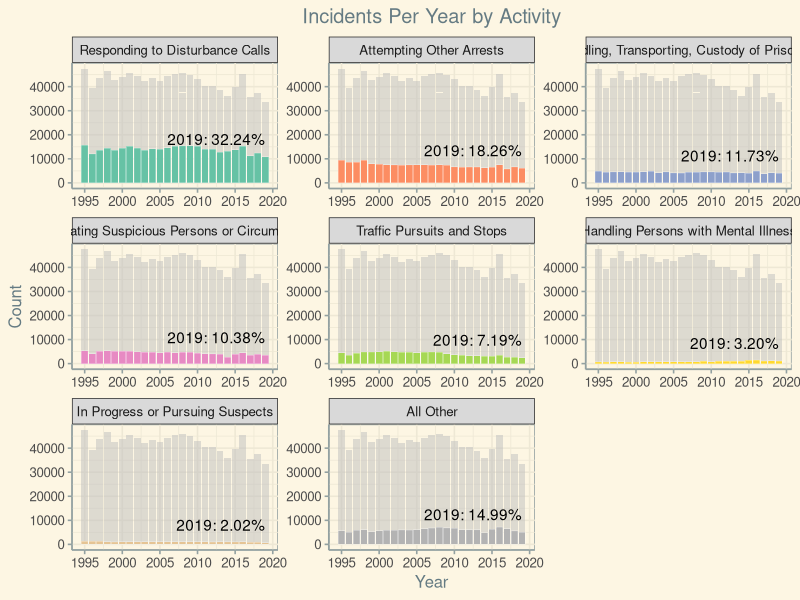
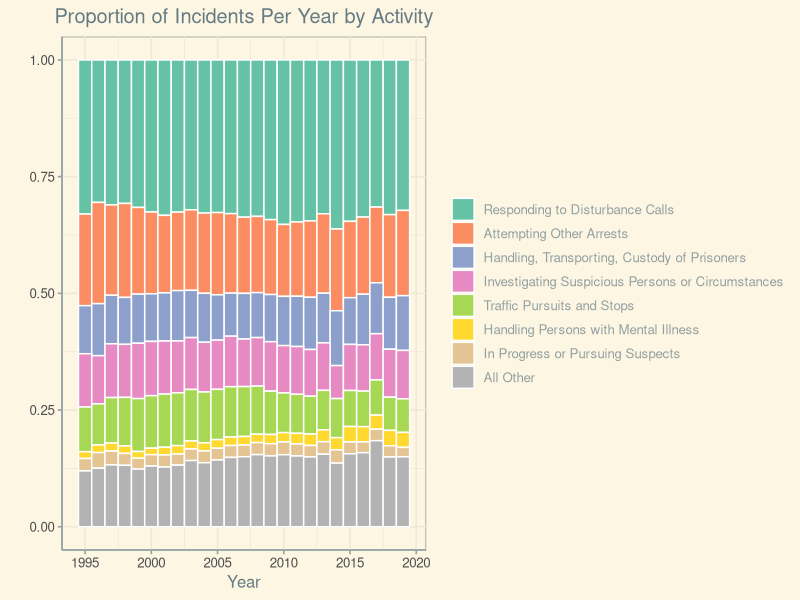
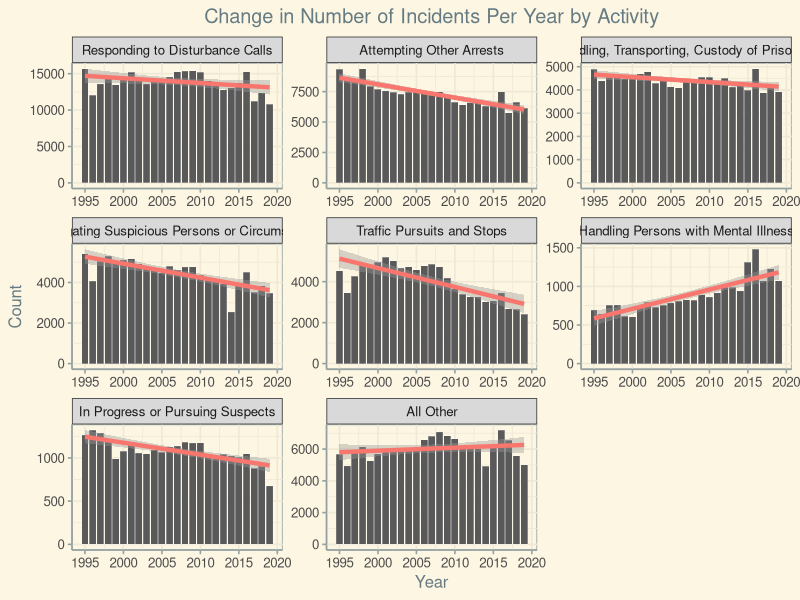
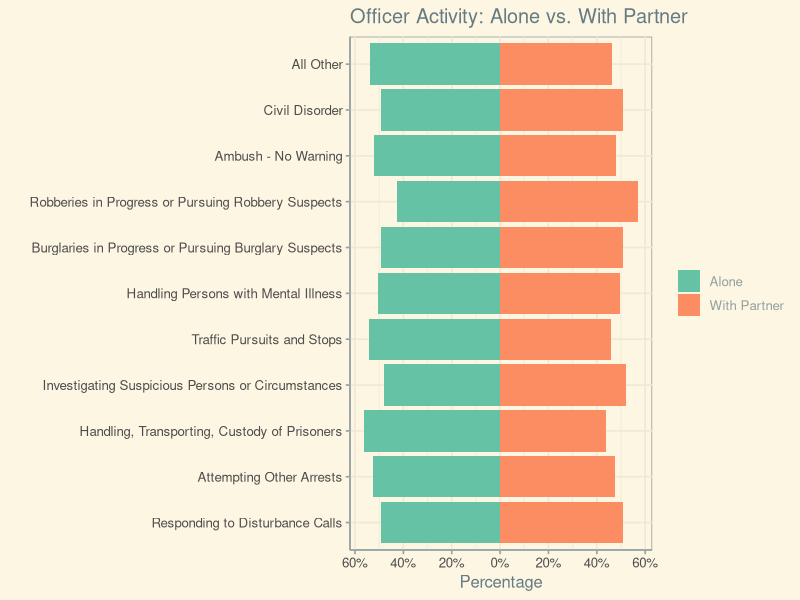
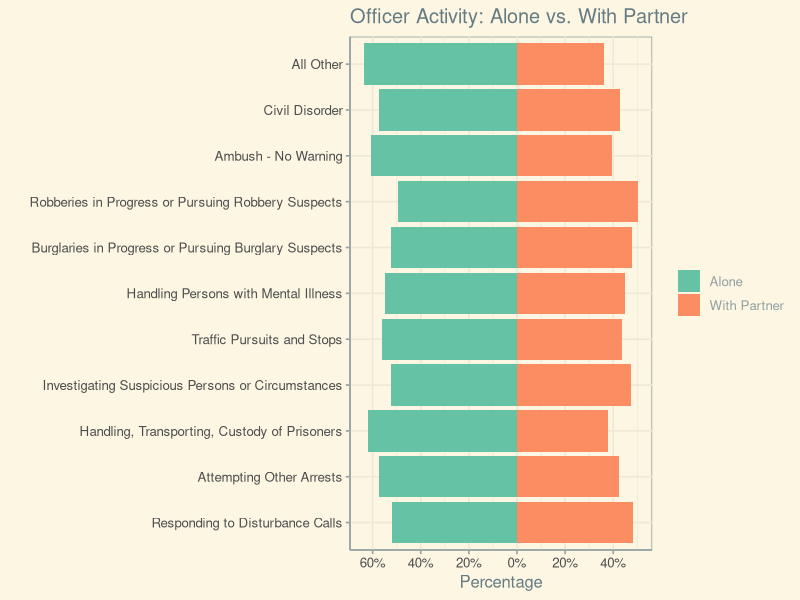
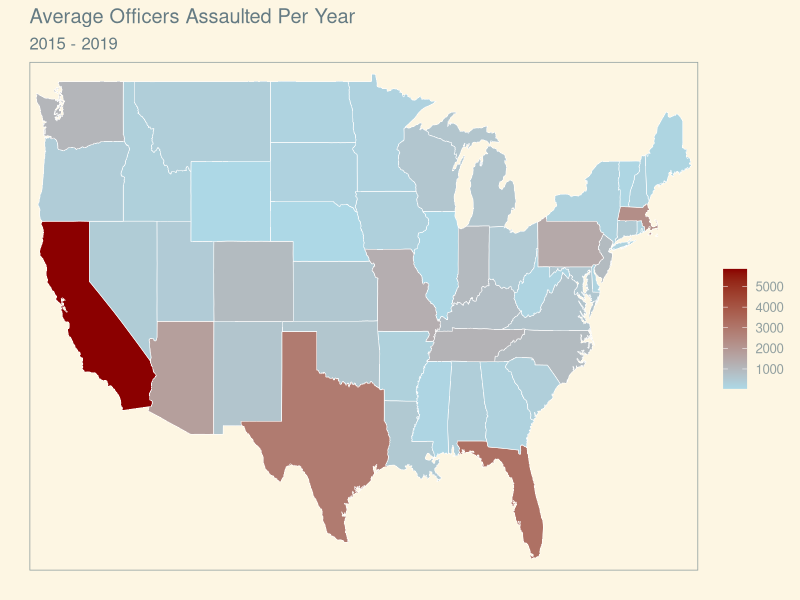

These charts were generated, in order, by the following R code:
# Set Working Directory ---------------------------------------------------
setwd("C:/data/Final_Project")

# Options -----------------------------------------------------------------
options(warn=-1)

# Libraries ---------------------------------------------------------------
library(tidyverse)
library(RColorBrewer)
library(ggthemes)
library(maps)



# Load Data ---------------------------------------------------------------
### Source: https://github.com/mfalling/LEOKA-Final-Project/tree/main/output

df1.Act_Yr <- read.csv("percentageActivitiesByYear.csv", na.strings = "")
df2.Act_Ratio <- read.csv("activitiesWithRatios.csv", na.strings = "")
df3.Aslt_St_Yr <- read.csv("AssaultsByStateAndYear.csv", na.strings = "")
df4.Aslt_Reg <- read.csv("totalAssaultsByRegion.csv", na.strings = "")
df5.Aslt_Reg_Yr <- read.csv("totalAssaultsByRegionAndYear.csv", na.strings = "")
df6.Aslt_Yr <- read.csv("totalAssaultsByYear.csv", na.strings = "")


# Prepare Data --------------------------------------------------------------

### df1.Act_Yr ###
# Combine Burglaries and Robberies into one group
df1.Act_Yr$ACTIVITY_NAME <- gsub("Burglaries i", "I", df1.Act_Yr$ACTIVITY_NAME)
df1.Act_Yr$ACTIVITY_NAME <- gsub("Robberies i", "I", df1.Act_Yr$ACTIVITY_NAME)
df1.Act_Yr$ACTIVITY_NAME <- gsub("Burglary ", "", df1.Act_Yr$ACTIVITY_NAME)
df1.Act_Yr$ACTIVITY_NAME <- gsub("Robbery ", "", df1.Act_Yr$ACTIVITY_NAME)

# Combine Ambush and Civil Disorder into "all other"
df1.Act_Yr$ACTIVITY_NAME <- gsub(
  "Ambush - No Warning", "All Other", df1.Act_Yr$ACTIVITY_NAME)
df1.Act_Yr$ACTIVITY_NAME <- gsub(
  "Civil Disorder", "All Other", df1.Act_Yr$ACTIVITY_NAME)

# Segment for bar graphs
# factor levels
df1.flevels <- c('Responding to Disturbance Calls', 
             'Attempting Other Arrests',
             'Handling, Transporting, Custody of Prisoners', 
             'Investigating Suspicious Persons or Circumstances', 
             'Traffic Pursuits and Stops',
             'Handling Persons with Mental Illness',
             'In Progress or Pursuing Suspects',
             'All Other')

df1.Act_Yr$ACTIVITY_NAME <- as.factor(df1.Act_Yr$ACTIVITY_NAME)
df1.Act_Yr$ACTIVITY_NAME <- ordered(df1.Act_Yr$ACTIVITY_NAME, 
                                    levels = df1.flevels)

df1.Act_Yr <- df1.Act_Yr[,c(-1,-5)] #Remove unused col

df1.Act_Yr <- df1.Act_Yr %>%  #Group and summarize
  group_by(ACTIVITY_NAME, DATA_YEAR) %>%
  summarise_if(is.numeric, sum)



df1.Act_Yr_bg <- df1.Act_Yr[,c(-1)] # Background Data - full
df1.Act_Yr_ss <- subset(df1.Act_Yr, DATA_YEAR == "2019") #subset for value label

### df2.Act_Ratio ###
# factor levels (includes 2 categories lumped into "all other" from df1 and 
#                two combined)
df2.flevels <- c('Responding to Disturbance Calls', 
              'Attempting Other Arrests',
              'Handling, Transporting, Custody of Prisoners', 
              'Investigating Suspicious Persons or Circumstances', 
              'Traffic Pursuits and Stops',
              'Handling Persons with Mental Illness',
              'Burglaries in Progress or Pursuing Burglary Suspects', #added
              'Robberies in Progress or Pursuing Robbery Suspects', #added
              'Ambush - No Warning', #added
              'Civil Disorder', #added
              'All Other')

df2.Act_Ratio$ACTIVITY_NAME <- as.factor(df2.Act_Ratio$ACTIVITY_NAME)
df2.Act_Ratio$ACTIVITY_NAME <- ordered(df2.Act_Ratio$ACTIVITY_NAME, 
                                       levels = df2.flevels)

### df3.Aslt_St_Yr ###

df3.Aslt_St_Yr <- df3.Aslt_St_Yr[,c(-1)]  #Remove unused col
df3.Aslt_St_Yr$STATE_ABBR <- gsub("NB", "NE", df3.Aslt_St_Yr$STATE_ABBR)
  #Nebraska's changed abbreviation from NB to NE in 1969

df3.Aslt_St_Yr$region <-              #Convert abbreviations to names/lower case
  tolower(state.name[match(df3.Aslt_St_Yr$STATE_ABBR,state.abb)])

df3.Aslt_St_2015_to_2019 <- df3.Aslt_St_Yr %>%    #Group, filter, and summarize
  filter(DATA_YEAR == "'15-'19") %>% #Select only 15-19
  group_by(STATE_ABBR, region) %>%
  summarise_if(is.numeric, sum)

df3.Aslt_St_2015_to_2019$officersAssaultedAverage <- #create 5 year average
  df3.Aslt_St_2015_to_2019$officersAssaulted / 5


MainStates <- map_data("state")

MergedStates <- inner_join(df3.Aslt_St_2015_to_2019, MainStates, by = "region")


# Visualizations -----------------------------------------------------------

### Comparison ###

# Total vs Activity Type; Col chart
# df1.Act_Yr (percentageActivitiesByYear.csv)

v1 <-
ggplot(data = df1.Act_Yr, aes(x = DATA_YEAR, y = activityTotals)) +
  geom_bar(data = df1.Act_Yr_bg, stat = "identity", 
           fill = "grey", alpha = .5, aes(y = activityTotals)) +
  geom_bar(stat = "identity", color = "white", size = 0.1,
           aes(y = activityTotals, fill = ACTIVITY_NAME)) +
  facet_wrap(~ factor(ACTIVITY_NAME, levels = df1.flevels),
        ncol = 3, scales = "free") +
  geom_text(data = df1.Act_Yr_ss, vjust=-1, hjust=1,
            aes(label = sprintf("2019: %1.2f%%", 100*ratio))) +
  labs(title = "Incidents Per Year by Activity",
       x = "Year", y = "Count") +
  theme_solarized() +
  theme(legend.position = "none", plot.title = element_text(hjust = 0.5)) +
  scale_fill_brewer(palette = "Set2")


# Proportion stacked

v2 <- 
ggplot(data = df1.Act_Yr, 
       aes(x = DATA_YEAR, y = activityTotals, fill = ACTIVITY_NAME)) +
  geom_bar(position="fill", stat="identity", width=1, color = "white") +
  labs(title = "Proportion of Incidents Per Year by Activity",
       x = "Year", y = "") +
  theme_solarized() +
  scale_fill_brewer(palette = "Set2") +
  theme(plot.title = element_text(hjust = 0.5), legend.title = element_blank())

# Activities Change over time; % change facets
# df1.Act_Yr (percentageActivitiesByYear.csv)

v3 <-
ggplot(data = df1.Act_Yr, aes(x = DATA_YEAR, y = activityTotals, )) +
  geom_bar(stat = "identity", color = "white", size = 0.1, 
           aes(y = activityTotals)) +
  geom_smooth(method = lm, size = 1.5, show.legend = FALSE, 
              aes(color = "orange3")) +
  facet_wrap(~ factor(ACTIVITY_NAME, levels = df1.flevels),
             ncol = 3, scales = "free") +
  labs(title = "Change in Number of Incidents Per Year by Activity",
       x = "Year", y = "Count") +
  theme_solarized() +
  theme(legend.position = "none", plot.title = element_text(hjust = 0.5))

# Number of Officers; 100% stacked chart
# df2.Act_Ratio (activitiesWithRatios.csv)

# Using Ratio1
v4 <-
ggplot(data = df2.Act_Ratio, aes(x = ACTIVITY_NAME)) +
  geom_bar(stat = "identity", aes(y = aloneRatio1*-1, fill = "Alone")) +
  geom_bar(stat = "identity", aes(y = partnerRatio1, fill = "With Partner")) +
  coord_flip() +
  scale_y_continuous(breaks = seq(-0.6, 0.6, 0.2), 
                     labels = paste0(as.character(
                       c("60","40","20","0","20","40","60")), "%")) +
  labs(title = "Officer Activity: Alone vs. With Partner",
       x = "", y = "Percentage") +
  theme_solarized() +
  theme(legend.title = element_blank()) +
  scale_fill_brewer(palette = "Set2")

# Using Ratio2
v5 <-
ggplot(data = df2.Act_Ratio, aes(x = ACTIVITY_NAME)) +
  geom_bar(stat = "identity", aes(y = aloneRatio2*-1, fill = "Alone")) +
  geom_bar(stat = "identity", aes(y = partnerRatio2, fill = "With Partner")) +
  coord_flip() +
  scale_y_continuous(breaks = seq(-0.6, 0.6, 0.2), 
                     labels = paste0(as.character(
                       c("60","40","20","0","20","40","60")), "%")) +
  labs(title = "Officer Activity: Alone vs. With Partner",
       x = "", y = "Percentage") +
  theme_solarized() +
  theme(legend.title = element_blank()) +
  scale_fill_brewer(palette = "Set2")

### Geo-spatial ###

# Regional Comparison; Col chart OR R Maps [TO-DO?]
# df4.Aslt_Reg (totalAssaultsByRegion.csv) 
# df5.Aslt_Reg_Yr (totalAssaultsByRegionAndYear.csv)

# State Comparison; Brewer heat map, R Maps
# df3.Aslt_St_Yr (AssaultsByStateAndYear.csv)
# ?? Should we import state population data and figure out incidents vs. pop ??
v6 <-
ggplot() + 
  geom_polygon(data=MergedStates, aes(x=long, y=lat, group=group,
                    fill = officersAssaulted/5), 
                color="white", size = 0.2)  +
  labs(title = "Average Officers Assaulted Per Year", subtitle = "2015 - 2019")+
  scale_fill_continuous(name="", 
                        low = "lightblue", high = "darkred",
                        na.value = "grey50") +
  scale_x_discrete(labels = NULL, breaks = NULL) + labs(x = "") +
  scale_y_discrete(labels = NULL, breaks = NULL) + labs(y = "") +
  theme_solarized()


# Add top 5 table for map data
head(df3.Aslt_St_2015_to_2019[
  order(-df3.Aslt_St_2015_to_2019$officersAssaultedAverage),],5)

### Editorial ###

# "Out of 100 Officers..."; Personograph, average 10 years [TO-DO?]
# ???

# Save & Compile ----------------------------------------------------------
plots.list = list(v1,v2,v3,v4,v5,v6)
pdf("Visualizations.pdf", paper = "a4r", width = 11.349, height = 8.051)
print(plots.list)
dev.off()
